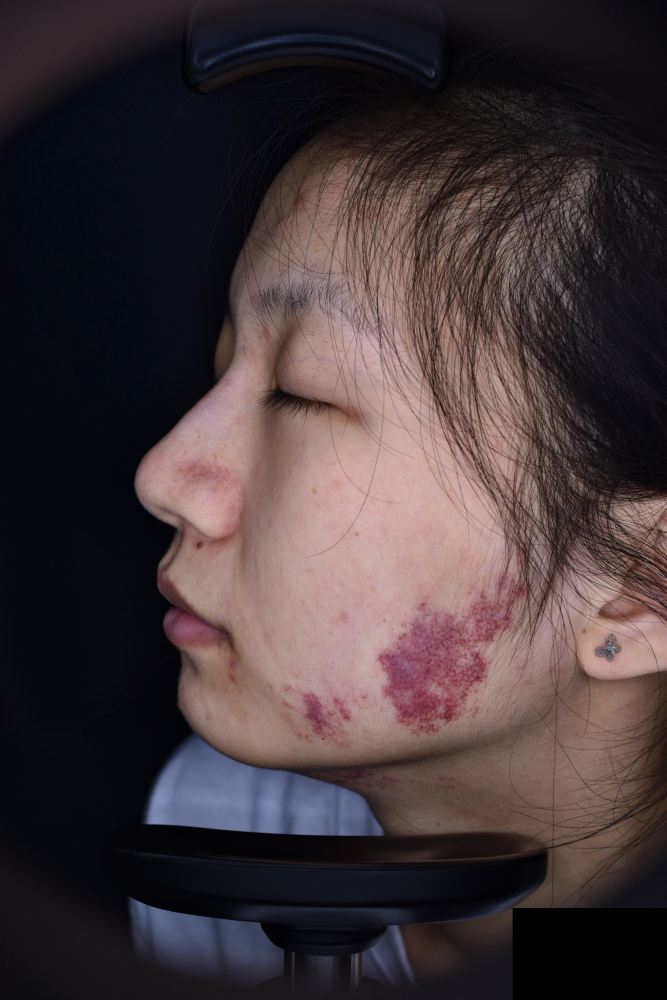
#> input picture img/0001_0001_00_01_000_20210712.jpg, 2000 x 3000 px (shown at 1/3 size)
$ python -i segmentation.py   (imports and definitions only)
#> lines starting #> are read from the running program, lines starting #| are printed output that depends on the picture; after the words box and inside, x2 and y2 are one past the last pixel; in counts of white or black regions, pixels touching at a corner belong together
#> further down, picture is the input picture: shape (3000, 2000, 3); mean B, G, R 57.2, 54.7, 67.4
# -*- coding = utf-8 -*-
# @Time : 2021/7/10 9:52
# @Author : 阮智霖
# @File : segmentation.py
# @Software: PyCharm

import cv2
import numpy as np
import matplotlib.pyplot as plt


def OTSU(image, Sigma, Th):
    """
    大津法【除去图片0值】
    :param image
    :param Sigma: -1
    :param Th: 0
    :return: Th
    """
    image_nonzero = image[image != 0]

    for th in range(int(np.min(image_nonzero)), 256):
        bg = image_nonzero[image_nonzero <= th]
        obj = image_nonzero[image_nonzero > th]

        p0 = bg.size / (bg.size + obj.size)
        p1 = obj.size / (bg.size + obj.size)

        m0 = 0 if bg.size == 0 else bg.mean()
        m1 = 0 if obj.size == 0 else obj.mean()

        sigma = p0 * p1 * (m0 - m1) ** 2

        if sigma > Sigma:
            Sigma = sigma
            Th = th

    print("sigma", Sigma)
    print("Th", Th)

    return Th


def get_A_and_threshold(img_BGR):
    img_LAB = cv2.cvtColor(img_BGR, cv2.COLOR_BGR2LAB)
#> img_LAB: shape (3000, 2000, 3); mean of channels 0, 1, 2 60, 133.7, 128.8
    # 3、A分量图
    src = img_LAB

    ##缩小
    scale = 0.1  # 缩小的比例
    height, width = src.shape[:2]
#> height = 3000; width = 2000
    size = (int(width * scale), int(height * scale))  # bgr
#> size = (200, 300)
    src = cv2.resize(src, size, interpolation=cv2.INTER_AREA)
#> src: shape (300, 200, 3); mean of channels 0, 1, 2 60, 133.7, 128.8
    ##

    L, A, B = cv2.split(src)  # 分割后单独显示
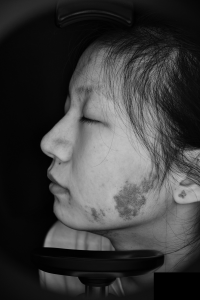
#> L: shape (300, 200); min 0, max 191, mean 60
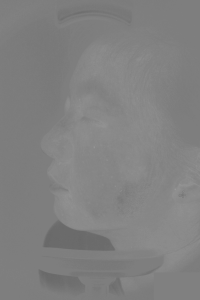
#> B: shape (300, 200); min 104, max 152, mean 128.8
    # [11 lines of commented-out code are left out]
    img = A

    # 获取图像高度、宽度
    rows, cols = img.shape[:]
#> rows = 300; cols = 200

    # 图像二维像素转换为一维
    data = img.reshape(rows * cols, 1)
    data = np.float32(data)

    # 定义中心 (type,max_iter,epsilon)
    criteria = (cv2.TERM_CRITERIA_EPS +
                cv2.TERM_CRITERIA_MAX_ITER, 10, 1.0)

    # 设置标签
    flags = cv2.KMEANS_RANDOM_CENTERS
    # flags = cv2.KMEANS_PP_CENTERS

    # K-Means聚类 聚集成...类
    # labels是分类标签，若给定3类，则为0 1 2
    K = 3  # 类别
    compactness, labels, centers = cv2.kmeans(data, K, None, criteria, 10, flags)
#> compactness = 267661.8; centers = [130, 138.9, 153.3]

    # 分别提取各类图像，并求均值
    labels_matrix = labels.reshape((img.shape[0], img.shape[1]))  # shape[0]输出行数；shape[1]输出列数
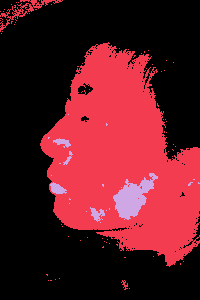
#> labels_matrix: shape (300, 200) int32; 3 distinct labels, from 0 to 2; one colour per label, 0 black

    img_category = np.zeros((K, rows, cols))  # K页矩阵，每页为一类像素
    # print(img_category)
    mean_img_category = np.zeros((K, 1))  # 每类的均值
    min_img_category = np.zeros((K, 1))  # 每类的最小值
    flagMatrix_category = np.zeros((K, rows, cols))  # K页矩阵，每页为一类flag

    for i_labels in range(K):
        flag_category = np.where(labels_matrix == i_labels, 1, 0)  # 第i_labels类标签位置标记为1，否则为0
        img_category_i = flag_category * img  # 两个矩阵逐个元素对应相乘
        img_category[i_labels, :, :] = img_category_i  # 保存第i_labels类标签的图像
        flagMatrix_category[i_labels, :, :] = flag_category

        non_zeros = img_category_i[img_category_i != 0]  # 提取第i_labels类图像中非零元素
        mean_img_category[i_labels] = np.mean(non_zeros)  # 取均值，因为红斑区域值偏大
        min_img_category[i_labels] = np.min(non_zeros)  # 取最小值
#> this loop made 3 passes
#> pass 1, in get_A_and_threshold, `flag_category = np.where(labels_matrix == i_labels, 1, 0)`:
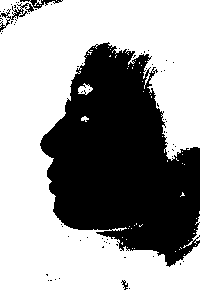
#> flag_category: shape (300, 200) int64; values 0 (black) and 1 (white), 61.9% white; 71 black regions (68 under 20 px), largest, box (x1, y1, x2, y2) and area: (40, 42, 200, 267) 22360, (0, 0, 63, 32) 345, (121, 280, 128, 290) 31
#> pass 1, in get_A_and_threshold, `img_category_i = flag_category * img`:
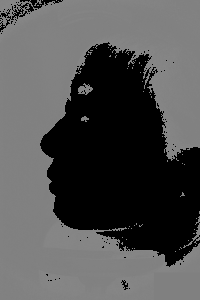
#> img_category_i: shape (300, 200) int64; min 0, max 134, mean 80.5
#> pass 2, in get_A_and_threshold, `img_category_i = flag_category * img`:
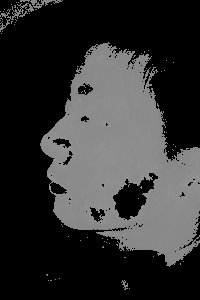
#> img_category_i: shape (300, 200) int64; min 0, max 146, mean 49.6
#> after the loop, mean_img_category = [130, 138.9, 153.3]; min_img_category = [127, 135, 147]

        # plt.figure(str(i_labels))
        # plt.imshow(img_category_i, cmap='gray')

    idx_maxMean_imgCatg = np.argmax(mean_img_category)  # 找出具有最大均值的图像类的标签
#> idx_maxMean_imgCatg = 2

    # print(mean_img_category)
    # print(idx_maxMean_imgCatg)

    # 绘制均值最大的图像类三维表面图
    img_category_maxMean = img_category[idx_maxMean_imgCatg, :, :]  # 均值最大的图像类的图像
    cluster = np.uint8(img_category_maxMean)
    # img_category_maxMean[img_category_maxMean == 0] = min_img_category[idx_maxMean_imgCatg]
    """
    自适应分割
    """
    # plt.hist(img_category_maxMean[img_category_maxMean != 0].flatten(), np.arange(-0.5, 256, 1), color='g')
    # plt.show()
    # Th = OTSU(img_category_maxMean, -1, 0)

    ret, res = cv2.threshold(img_category_maxMean, 148, 255, cv2.THRESH_BINARY)
#> res: shape (300, 200) float64; 1.9% white; 19 white regions (15 under 20 px), largest, box (x1, y1, x2, y2) and area: (113, 178, 154, 219) 872, (51, 183, 64, 194) 100, (91, 208, 105, 221) 85, (56, 139, 69, 145) 49

    # ret, res = cv2.threshold(img_category_maxMean, 148, 255, cv2.THRESH_BINARY)
    res = cv2.resize(res, (width, height), interpolation=cv2.INTER_AREA)
#> res: shape (3000, 2000) float64; 1.9% white; 19 white regions, largest, box (x1, y1, x2, y2) and area: (1130, 1780, 1540, 2190) 87200, (510, 1830, 640, 1940) 10000, (910, 2080, 1050, 2210) 8500
    # print("res.shape: ", res.shape)
    # print("res.dtype: ", res.dtype)

    res = np.uint8(res)
    # print("img.shape: ", img.shape)
    # print("img.dtype: ", img.dtype)
    # print("res.dtype: ", res.dtype)
    fin = cv2.bitwise_and(img_BGR, img_BGR, mask=res)
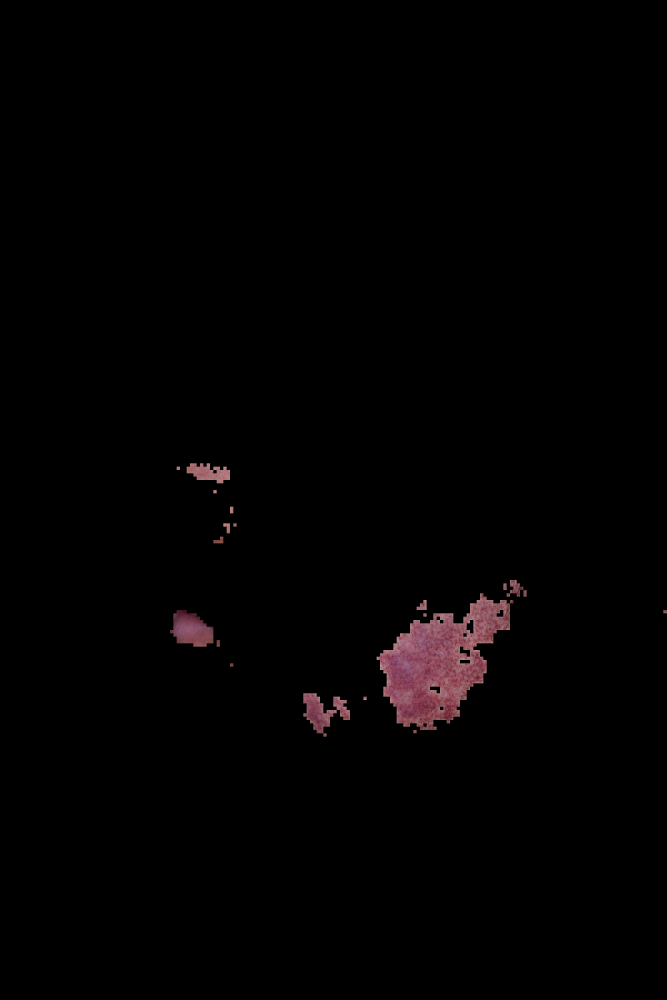
#> fin: shape (3000, 2000, 3) (shown at 1/3 size); mean B, G, R 1.9, 1.6, 2.8
    # cv2.namedWindow("res", cv2.WINDOW_NORMAL)
    # cv2.imshow("res", fin)
    # cv2.waitKey(0)
    return cluster, res, fin


def calcu_area(img, b):
    # img = cv2.imread(img)
    xy = np.where(img != b)
    xy = list(xy)[0]
    num = len(xy)
    return num

# [17 lines of commented-out code are left out]

>>> import cv2
>>> picture = cv2.imread('img/0001_0001_00_01_000_20210712.jpg')
>>> result = get_A_and_threshold(picture)

$ run again, on img/0001_0001_01_01_000_20210712.jpg
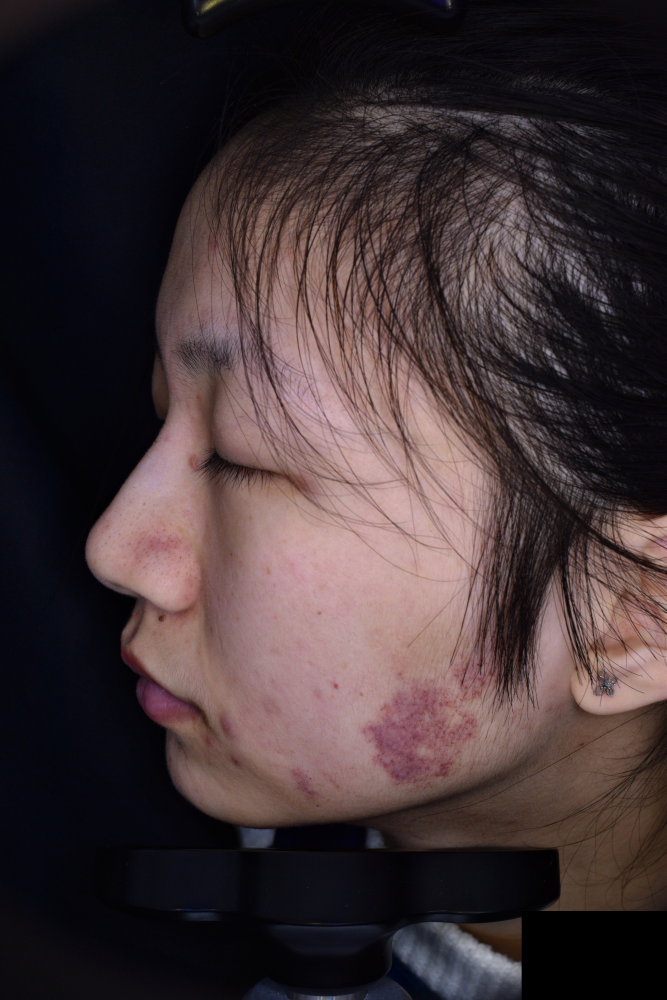
#> input picture img/0001_0001_01_01_000_20210712.jpg, 2000 x 3000 px (shown at 1/3 size)
#> picture is the input picture: shape (3000, 2000, 3); mean B, G, R 53.4, 51.4, 65
#> img_LAB: shape (3000, 2000, 3); mean of channels 0, 1, 2 56.9, 133.9, 129.3
#> src: shape (300, 200, 3); mean of channels 0, 1, 2 56.9, 133.9, 129.3
#> compactness = 188024.8; centers = [141.1, 129.3, 134.5]
#> in get_A_and_threshold, `labels_matrix = labels.reshape((img.shape[0], img.shape[1]))`:
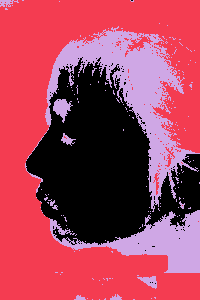
#> labels_matrix: shape (300, 200) int32; 3 distinct labels, from 0 to 2; one colour per label, 0 black
#> after the loop in get_A_and_threshold, `for i_labels in range(K):`: min_img_category = [138, 124, 132]
#> idx_maxMean_imgCatg = 0
#> in get_A_and_threshold, `res = cv2.resize(res, (width, height), interpolation=cv2.INTER_AREA)`:
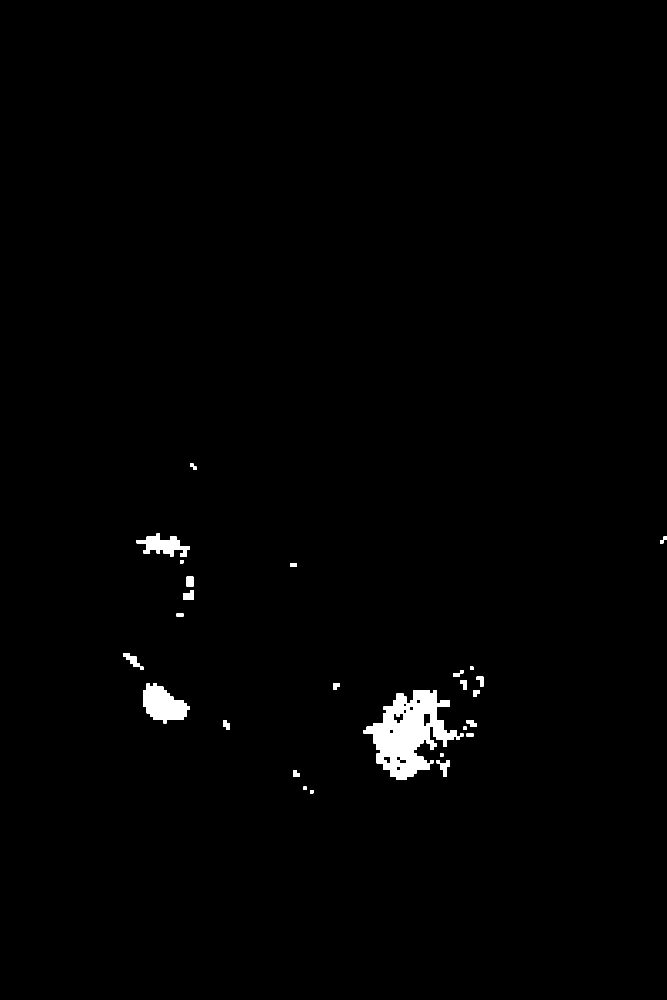
#> res: shape (3000, 2000) float64 (shown at 1/3 size); 1% white; 26 white regions, largest, box (x1, y1, x2, y2) and area: (1090, 2070, 1390, 2340) 37500, (430, 2050, 570, 2170) 10200, (410, 1600, 570, 1670) 5300
